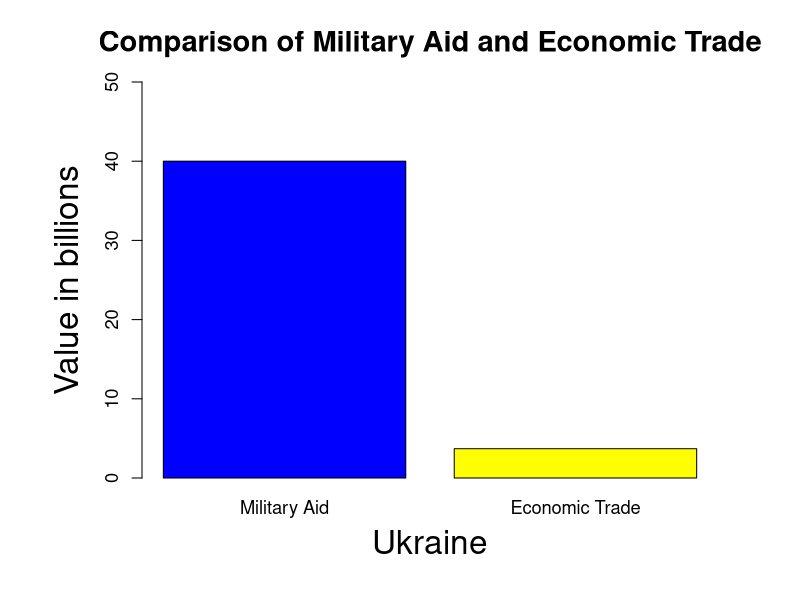
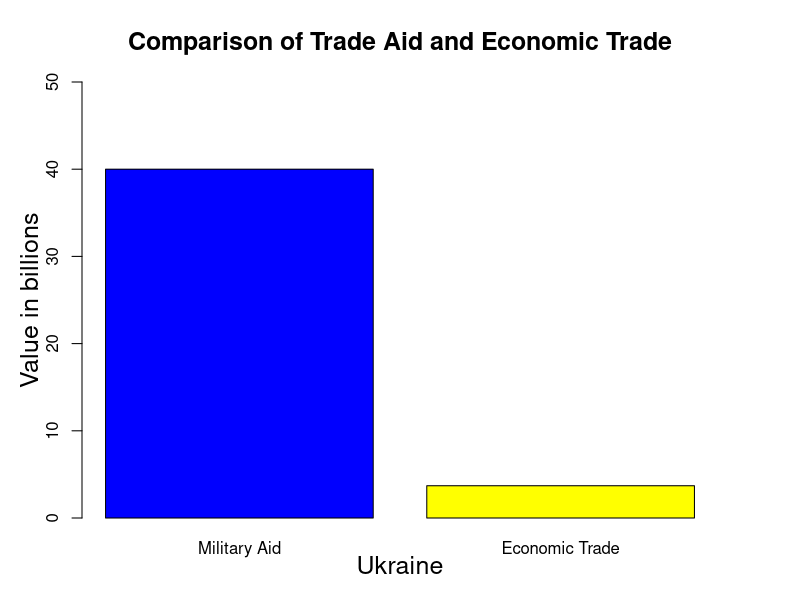
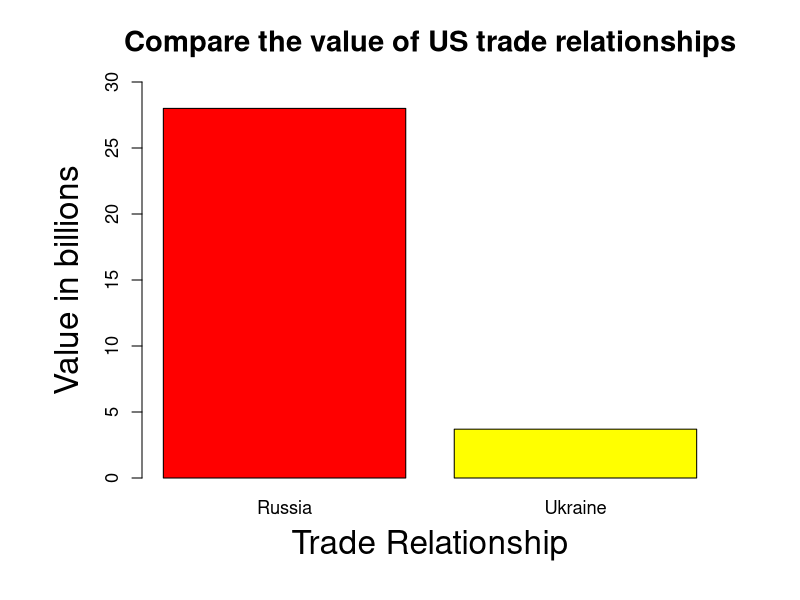
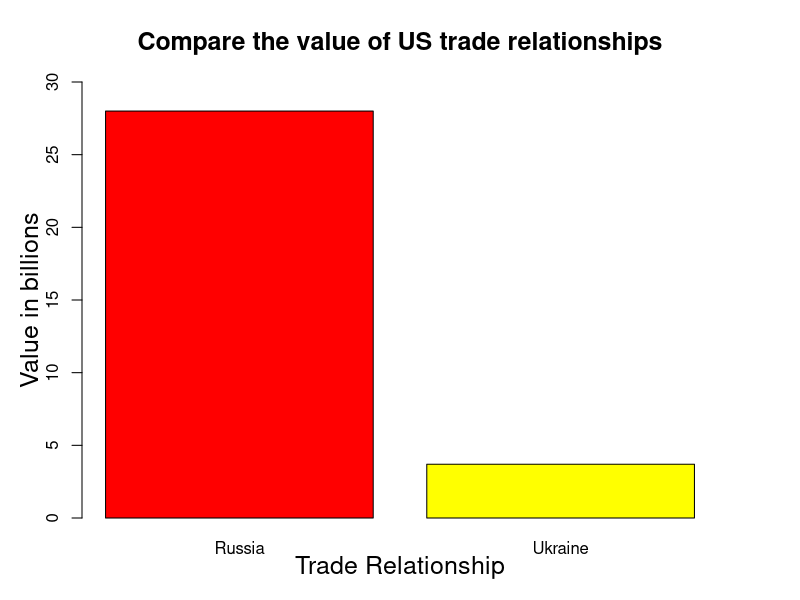
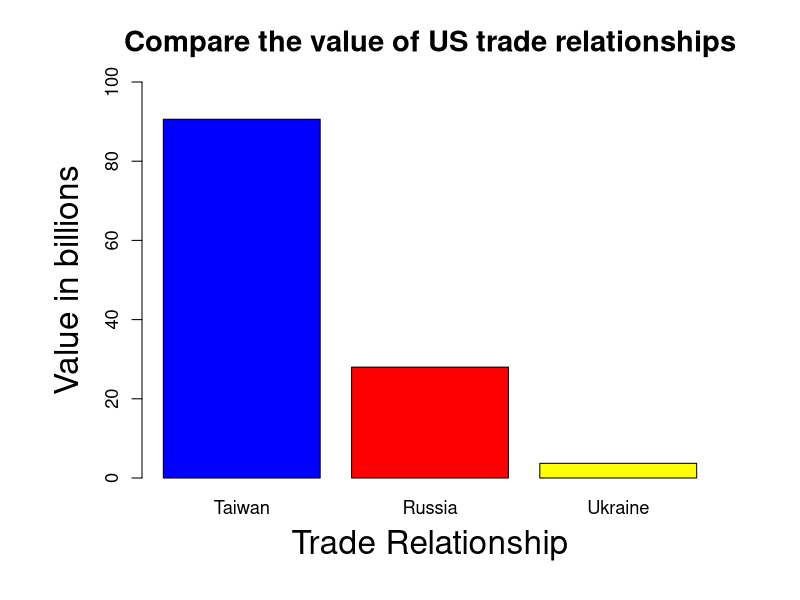
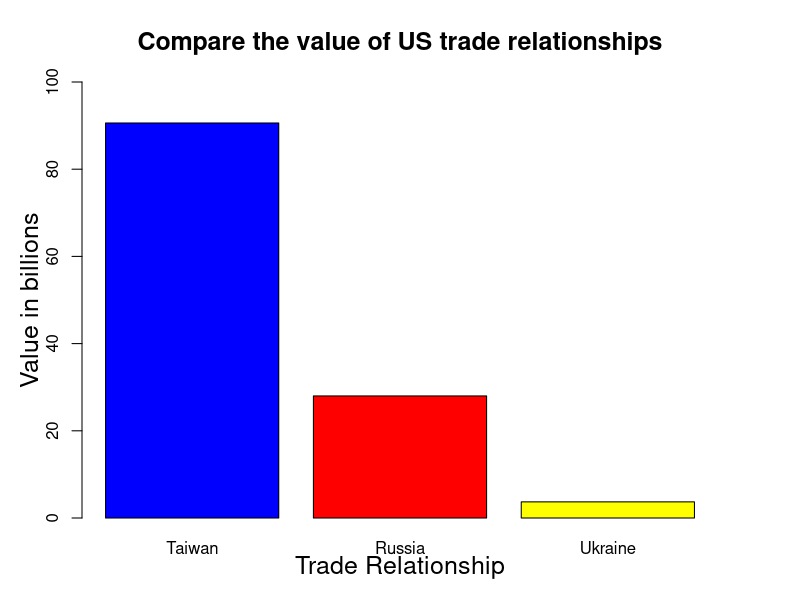

Here is the R script that generated these plots, in order:

mil.aid <- 40
russo.trade <- 28
eco.trade <- 3.7

png( "viz/ukraine-4v40b.png", 
      width = 1000, height = 750, 
      units = "px", pointsize = 16, 
      bg = rgb( 248, 245, 236, maxColorValue = 255 ) 
)

par( 
    cex.main = 1.75, cex.axis = 1.10, cex.lab = 1.25,
    # margins: bottom, left, top and right
    par( mar = c( 6, 7, 4, 4 ) + 0.1 )  
)

x <- barplot( 
        c( mil.aid, eco.trade ),  names = c( "Military Aid", "Economic Trade"), 
        main = "Comparison of Military Aid and Economic Trade",
        ylim = c( 0, 50 ), xlab="", ylab="", 
        col = c( "blue", "yellow" ) 
) 

title( xlab="Ukraine", cex.lab = 2, line = 3 )
title( ylab="Value in billions", cex.lab = 2, line = 3 )

dev.off()

#
# We need to reconfigure values for png and par. Otherwise, the
# previously configured values (from above) continue to prevail.
#
png( "viz/ukraine-4v40b-tumblr.png", 
      width = 500, height = 375, 
      units = "px", pointsize = 9, 
      bg = rgb( 248, 245, 236, maxColorValue = 255 ) 
)

par( 
    cex.main = 1.5, cex.axis = 1, cex.lab = 1,
    # margins: bottom, left, top and right
    par( mar = c( 4, 4, 4, 4 ) + 0.1 )  
)

x <- barplot( 
        c( mil.aid, eco.trade ),  names = c( "Military Aid", "Economic Trade"), 
        main = "Comparison of Trade Aid and Economic Trade",
        ylim = c( 0, 50 ), xlab="", ylab="", 
        col = c( "blue", "yellow" ) 
) 

title( xlab="Ukraine", cex.lab = 1.5, line = 2 )
title( ylab="Value in billions", cex.lab = 1.5, line = 2 )

#
##############################################################
#

png( "viz/russo-ukraine.png", 
      width = 1000, height = 750, 
      units = "px", pointsize = 16, 
      bg = rgb( 248, 245, 236, maxColorValue = 255 ) 
)

par( 
    cex.main = 1.75, cex.axis = 1.10, cex.lab = 1.25,
    # margins: bottom, left, top and right
    par( mar = c( 6, 7, 4, 4 ) + 0.1 )  
)

x <- barplot( 
        c( russo.trade, eco.trade ),  names = c( "Russia", "Ukraine"), 
        main = "Compare the value of US trade relationships",
        ylim = c( 0, 30 ), xlab="", ylab="", 
        col = c( "red", "yellow" ) 
) 

title( xlab="Trade Relationship", cex.lab = 2, line = 3 )
title( ylab="Value in billions", cex.lab = 2, line = 3 )

dev.off()


#
##############################################################
#


#
# We need to reconfigure values for png and par. Otherwise, the
# previously configured values (from above) continue to prevail.
#
png( "viz/russo-ukraine-tumblr.png", 
      width = 500, height = 375, 
      units = "px", pointsize = 9, 
      bg = rgb( 248, 245, 236, maxColorValue = 255 ) 
)

par( 
    cex.main = 1.5, cex.axis = 1, cex.lab = 1,
    # margins: bottom, left, top and right
    par( mar = c( 4, 4, 4, 4 ) + 0.1 )  
)

x <- barplot( 
        c( russo.trade, eco.trade ),  names = c( "Russia", "Ukraine"), 
        main = "Compare the value of US trade relationships",
        ylim = c( 0, 30 ), xlab="", ylab="", 
        col = c( "red", "yellow" ) 
) 

title( xlab="Trade Relationship", cex.lab = 1.5, line = 2 )
title( ylab="Value in billions", cex.lab = 1.5, line = 2 )

dev.off()


#
##############################################################
#

tai.trade <- 90.6

png( "viz/taiwan-ukraine.png", 
      width = 1000, height = 750, 
      units = "px", pointsize = 16, 
      bg = rgb( 248, 245, 236, maxColorValue = 255 ) 
)

par( 
    cex.main = 1.75, cex.axis = 1.10, cex.lab = 1.25,
    # margins: bottom, left, top and right
    par( mar = c( 6, 7, 4, 4 ) + 0.1 )  
)

x <- barplot( 
        c( tai.trade, russo.trade, eco.trade ),  
        names = c( "Taiwan", "Russia", "Ukraine"), 
        main = "Compare the value of US trade relationships",
        ylim = c( 0, 100 ), xlab="", ylab="", 
        col = c( "blue", "red", "yellow" ) 
) 

title( xlab="Trade Relationship", cex.lab = 2, line = 3 )
title( ylab="Value in billions", cex.lab = 2, line = 3 )

dev.off()


#
##############################################################
#


#
# We need to reconfigure values for png and par. Otherwise, the
# previously configured values (from above) continue to prevail.
#
png( "viz/taiwan-ukraine-tumblr.png", 
      width = 500, height = 375, 
      units = "px", pointsize = 9, 
      bg = rgb( 248, 245, 236, maxColorValue = 255 ) 
)

par( 
    cex.main = 1.5, cex.axis = 1, cex.lab = 1,
    # margins: bottom, left, top and right
    par( mar = c( 4, 4, 4, 4 ) + 0.1 )  
)

x <- barplot( 
        c( tai.trade, russo.trade, eco.trade ),  
        names = c( "Taiwan", "Russia", "Ukraine"), 
        main = "Compare the value of US trade relationships",
        ylim = c( 0, 100 ), xlab="", ylab="", 
        col = c( "blue", "red", "yellow" ) 
) 

title( xlab="Trade Relationship", cex.lab = 1.5, line = 2 )
title( ylab="Value in billions", cex.lab = 1.5, line = 2 )

dev.off()


# --- END --- #
